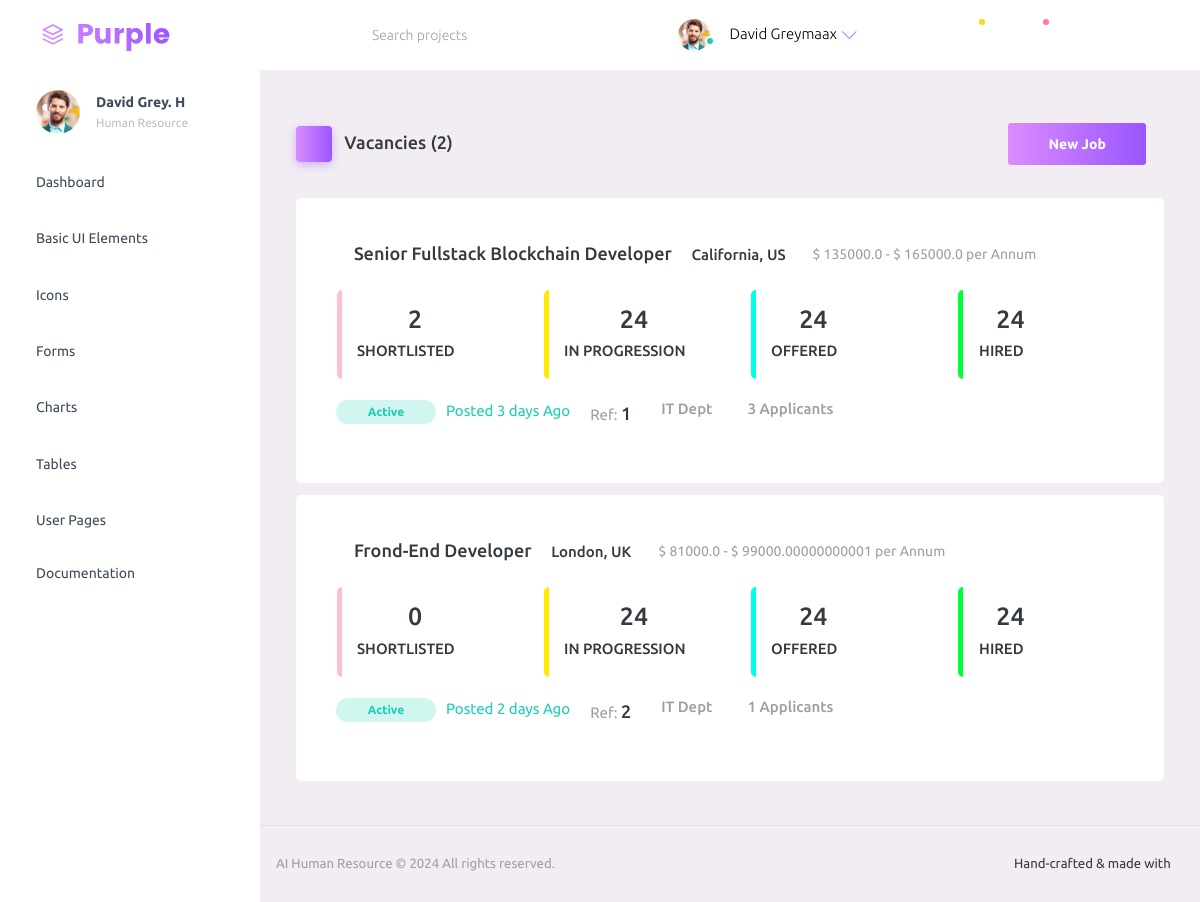
The page / on the database its author committed.
### HumanResource/models.py (models this page shows, shortened)
class Job(models.Model):
    job_title = models.CharField(max_length=100, null=False)
    department = models.CharField(max_length=50, choices=departments)
    salary = models.IntegerField()
    location = models.CharField(max_length=100, choices=locations)
    introduction = models.CharField(max_length=220)
    brief_posting_description = models.CharField(max_length=400)
    responsabilities = models.CharField(max_length=3000)
    qualifications = models.CharField(max_length=1500)
    is_active = models.BooleanField(default=True)
    date_posted = models.DateField(auto_now_add=True)

### HumanResource/views.py (the view)
# urls.py: 2. Add a URL to urlpatterns:  path('', views.home, name='home')
def home(request):
    jobs = Job.objects.all()
    job_data = {}
    for j in jobs:
        lower_bound = j.salary * 0.9
        upper_bound = j.salary * 1.1
        posted = (datetime.datetime.today().date() - j.date_posted).days
        applicants = j.applicants.all().count()
        shortlisted = j.shortlist.all().count()
        job_data[j.id] = {
            'job': j,
            'lower_bound': lower_bound,
            'upper_bound': upper_bound,
            'posted': posted,
            'applicants': applicants,
            'shortlisted': shortlisted
        }
    return render(request, 'app/hr_dashboard.html', {'job_data': job_data, 'total_jobs': Job.objects.all().count()})

### HumanResource/templates/app/hr_dashboard.html (shortened to what this page needs)
{% extends 'app/index.html' %}
{% load static %}
{% block body %}
<div class="page-header">
    <h3 class="page-title">
        <span class="page-title-icon bg-gradient-primary text-white me-2">
            <i class="mdi mdi-home"></i>
        </span> Vacancies ({{ total_jobs }})
    </h3>
    <nav aria-label="breadcrumb">
        <ul class="breadcrumb">
            <li class="breadcrumb-item" aria-current="page">
                <a class="btn btn-gradient-primary btn-md" href="{% url 'new-job' %}">New Job</a>
            </li>
        </ul>
    </nav>
</div>
{% if job_data %}
{% for job_id, data in job_data.items %}
<div class="row" style="margin-top: 12px;">
        <div class="col-12 grid margin">
        <div class="card">
            <div class="card-body">
                <div class="row">
                    <div class="d-flex flex-row">
                        <h4 class="card-title"> <i class="mdi mdi-checkbox-marked-outline text-success" style="font-size: 23px;"></i>{{ data.job.job_title }}</h4>
                        <h6 style="margin: 8px;"><i class="mdi mdi-map-marker-outline"></i>{{ data.job.location }}</h6>
                        <small class="text-muted" style="margin: 8px;"><i class="mdi mdi-cash-multiple"></i>$ {{ data.lower_bound }} - $ {{ data.upper_bound}} per Annum</small>
                    </div>
                </div>
                <div class="row">
                    <div class="col-md-3 stretch-card grid-margin">
                        <a class="btn" href="{% url 'shortlist' data.job.id %}" style="padding: 0px !important;">
                            <div class="card" style="border-left: 5px solid pink; margin-top: 10px;">
                                <div class="card-body" style="padding: 15px;">
                                    <h3>
                                        <i class="mdi mdi-account-multiple-outline" style="color: pink;"></i>
                                        {{ data.shortlisted }}
                                    </h3>
                                    <div class="metric-value d-inline-block">
                                        <h6 class="mb-1">SHORTLISTED</h6>
                                    </div>
                                </div>
                            </div>
                        </a>
                    </div>
                    <div class="col-md-3 stretch-card grid-margin">
                        <a class="btn" href="#" style="padding: 0px !important;">
                            <div class="card" style="border-left: 5px solid rgb(255, 234, 0); margin-top: 10px;">
                                <div class="card-body" style="padding: 15px;">
                                    <h3>
                                        <i class="mdi mdi-account-multiple-outline" style="color: rgb(255, 234, 0);"></i>
                                        24
                                    </h3>
                                    <div class="metric-value d-inline-block">
                                        <h6 class="mb-1">IN PROGRESSION</h6>
                                    </div>
                                </div>
                            </div>
                        </a>
                    </div>
                    <div class="col-md-3 stretch-card grid-margin">
                        <a class="btn" href="#" style="padding: 0px !important;">
                            <div class="card" style="border-left: 5px solid rgb(0, 255, 234); margin-top: 10px;">
                                <div class="card-body" style="padding: 15px;">
                                    <h3>
                                        <i class="mdi mdi-account-multiple-outline" style="color: rgb(0, 255, 234);"></i>
                                        24
                                    </h3>
                                    <div class="metric-value d-inline-block">
                                        <h6 class="mb-1">OFFERED</h6>
                                    </div>
                                </div>
                            </div>
                        </a>
                    </div>
                    <div class="col-md-3 stretch-card grid-margin">
                        <a class="btn" href="#" style="padding: 0px !important;">
                            <div class="card" style="border-left: 5px solid rgb(0, 255, 55); margin-top: 10px;">
                                <div class="card-body" style="padding: 15px;">
                                    <h3>
                                        <i class="mdi mdi-account-multiple-outline" style="color: rgb(0, 255, 55);"></i>
                                        24
                                    </h3>
                                    <div class="metric-value d-inline-block">
                                        <h6 class="mb-1">HIRED</h6>
                                    </div>
                                </div>
                            </div>
                        </a>
                    </div>
                </div>
                <div class="row">
                    <div class="stretch-card" style="margin-top: -20px;">
                        {% if data.job.is_active %}
                        <a class="btn btn-inverse-success btn-rounded btn-md"
                        style="height: 24px !important; padding: 5px !important; width: 100px !important; font-size: 12px;" href="{% url 'edit-job' data.job.id %}">Active</a>
                        {% else %}
                        <a class="btn btn-inverse-danger btn-rounded btn-md"
                        style="height: 24px !important; padding: 5px !important; width: 100px !important; font-size: 12px;" href="{% url 'edit-job' data.job.id %}">Expired</a>
                        {%  endif %}
                        {% if data.posted > 0 %}
                        <p class="text-success" style="margin-left: 10px;">Posted {{ data.posted }} days Ago</p>
                        {% else %}
                        <p class="text-success" style="margin-left: 10px;">Posted today</p>
                        {% endif %}
                        <p class="text-muted" style="margin-left: 20px;">Ref: <span class="card-title">{{ data.job.id }}</span></p>
                        <h6 class="text-muted" style="margin-left: 30px;">{{ data.job.department }} Dept</h6>
                        <h6 class="text-muted" style="margin-left: 20px;"><i class="mdi mdi-account"></i> {{ data.applicants }} Applicants</h6>
                    </div>
                </div>
            </div>
        </div>
    </div>
</div>
{% endfor %}
{% else %}
<div class="row">
    <h4 class="card-title">No jobs are available</h4>
</div>
{% endif %}
{% endblock %}

### rows shown on the page
Job: job.job_title "Senior Fullstack Blockchain Developer", job.location "California, US", lower_bound "135000.0", upper_bound "165000.0", shortlisted "2", is_active "Active", posted "3", job.id "1", job.department "IT", applicants "3"
Job: job.job_title "Frond-End Developer", job.location "London, UK", lower_bound "81000.0", upper_bound "99000.00000000001", shortlisted "0", shows "Active", posted "2", job.id "2", job.department "IT", applicants "1"

### other values the page prints
{{ total_jobs }} "2"
